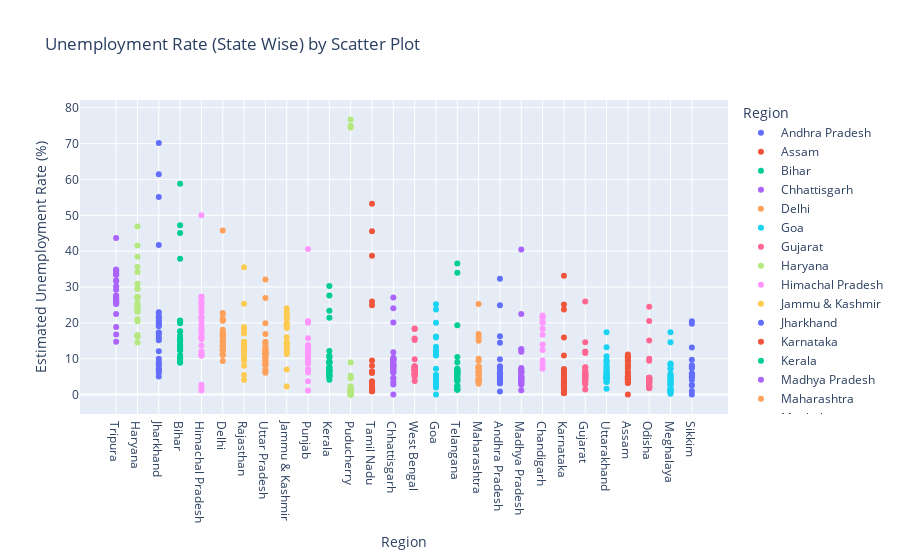

Source (notebook cell):
### Markdown cell above
# analyzing data by Scatter Plot

### Code cell
fig = px.scatter(df,x='Region',y=' Estimated Unemployment Rate (%)',color='Region',
           title='Unemployment Rate (State Wise) by Scatter Plot',template='plotly')
fig.update_layout(xaxis={'categoryorder':'total descending'})
fig.show()

### Figure 1 — Plotly figure (JSON) as saved in the notebook; plotly's stock layout.template omitted (floating-point values rounded to 4 significant figures)
{"data": [{"hovertemplate": "Region=%{x}<br> Estimated Unemployment Rate (%)=%{y}<extra></extra>", "legendgroup": "Andhra Pradesh", "marker": {"color": "#636efa", "symbol": "circle"}, "mode": "markers", "name": "Andhra Pradesh", "orientation": "v", "showlegend": true, "type": "scatter", "x": ["Andhra Pradesh", "Andhra Pradesh", "Andhra Pradesh", "Andhra Pradesh", "Andhra Pradesh", "Andhra Pradesh", "Andhra Pradesh", "Andhra Pradesh", "Andhra Pradesh", "Andhra Pradesh", "Andhra Pradesh", "Andhra Pradesh", "Andhra Pradesh", "Andhra Pradesh", "Andhra Pradesh", "Andhra Pradesh", "Andhra Pradesh", "Andhra Pradesh", "Andhra Pradesh", "Andhra Pradesh", "Andhra Pradesh", "Andhra Pradesh", "Andhra Pradesh", "Andhra Pradesh", "Andhra Pradesh", "Andhra Pradesh", "Andhra Pradesh", "Andhra Pradesh"], "xaxis": "x", "y": [3.65, 3.05, 3.75, 3.32, 5.17, 3.52, 4.12, 4.38, 4.84, 5.91, 4.06, 16.29, 14.46, 0.85, 6.09, 3.8, 5.64, 4.61, 6.01, 4.7, 7.54, 7.88, 7.11, 5.66, 9.88, 32.3, 24.91, 5.86], "yaxis": "y"}, {"hovertemplate": "Region=%{x}<br> Estimated Unemployment Rate (%)=%{y}<extra></extra>", "legendgroup": "Assam", "marker": {"color": "#EF553B", "symbol": "circle"}, "mode": "markers", "name": "Assam", "orientation": "v", "showlegend": true, "type": "scatter", "x": ["Assam", "Assam", "Assam", "Assam", "Assam", "Assam", "Assam", "Assam", "Assam", "Assam", "Assam", "Assam", "Assam", "Assam", "Assam", "Assam", "Assam", "Assam", "Assam", "Assam", "Assam", "Assam", "Assam", "Assam", "Assam", "Assam"], "xaxis": "x", "y": [4.29, 5.08, 4.26, 5.79, 4.46, 4.65, 4.66, 4.29, 3.26, 3.77, 9.38, 0, 7.87, 9.89, 3.21, 10.39, 9.26, 11.17, 6.31, 5.02, 7.24, 9.98, 10.34, 8.37, 10.77, 3.42], "yaxis": "y"}, {"hovertemplate": "Region=%{x}<br> Estimated Unemployment Rate (%)=%{y}<extra></extra>", "legendgroup": "Bihar", "marker": {"color": "#00cc96", "symbol": "circle"}, "mode": "markers", "name": "Bihar", "orientation": "v", "showlegend": true, "type": "scatter", "x": ["Bihar", "Bihar", "Bihar", "Bihar", "Bihar", "Bihar", "Bihar", "Bihar", "Bihar", "Bihar", "Bihar", "Bihar", "Bihar", "Bihar", "Bihar", "Bihar", "Bihar", "Bihar", "Bihar", "Bihar", "Bihar", "Bihar", "Bihar", "Bihar", "Bihar", "Bihar", "Bihar", "Bihar"], "xaxis": "x", "y": [9.27, 10.2, 13.44, 11, 8.87, 12.47, 12.4, 10.16, 9.13, 9.61, 15.39, 45.09, 47.26, 20.49, 19.9, 13.29, 16.41, 17.66, 20.46, 14.06, 17.62, 14.91, 20.69, 15.11, 15.73, 58.77, 37.87, 12.45], "yaxis": "y"}, {"hovertemplate": "Region=%{x}<br> Estimated Unemployment Rate (%)=%{y}<extra></extra>", "legendgroup": "Chhattisgarh", "marker": {"color": "#ab63fa", "symbol": "circle"}, "mode": "markers", "name": "Chhattisgarh", "orientation": "v", "showlegend": true, "type": "scatter", "x": ["Chhattisgarh", "Chhattisgarh", "Chhattisgarh", "Chhattisgarh", "Chhattisgarh", "Chhattisgarh", "Chhattisgarh", "Chhattisgarh", "Chhattisgarh", "Chhattisgarh", "Chhattisgarh", "Chhattisgarh", "Chhattisgarh", "Chhattisgarh", "Chhattisgarh", "Chhattisgarh", "Chhattisgarh", "Chhattisgarh", "Chhattisgarh", "Chhattisgarh", "Chhattisgarh", "Chhattisgarh", "Chhattisgarh", "Chhattisgarh", "Chhattisgarh", "Chhattisgarh", "Chhattisgarh", "Chhattisgarh"], "xaxis": "x", "y": [9.82, 6.76, 4.54, 4.64, 8.33, 6.96, 2.77, 6.11, 9.89, 7.89, 7.31, 0, 7.64, 10.14, 9.77, 11.77, 8.17, 6.29, 9.46, 10.27, 8.32, 3.57, 9.01, 9.79, 8.21, 20.13, 24.1, 27.07], "yaxis": "y"}, {"hovertemplate": "Region=%{x}<br> Estimated Unemployment Rate (%)=%{y}<extra></extra>", "legendgroup": "Delhi", "marker": {"color": "#FFA15A", "symbol": "circle"}, "mode": "markers", "name": "Delhi", "orientation": "v", "showlegend": true, "type": "scatter", "x": ["Delhi", "Delhi", "Delhi", "Delhi", "Delhi", "Delhi", "Delhi", "Delhi", "Delhi", "Delhi", "Delhi", "Delhi", "Delhi", "Delhi", "Delhi", "Delhi", "Delhi", "Delhi", "Delhi", "Delhi", "Delhi", "Delhi", "Delhi", "Delhi", "Delhi", "Delhi", "Delhi", "Delhi"], "xaxis": "x", "y": [12.56, 9.33, 11.07, 17.18, 12.5, 15.84, 11.11, 16.97, 13.48, 13.81, 15.18, 20.69, 22.76, 21.14, 12.31, 12.76, 14.68, 13.52, 20.59, 12.41, 16.11, 11.07, 22.45, 14.86, 17.09, 16.51, 45.78, 18.11], "yaxis": "y"}, {"hovertemplate": "Region=%{x}<br> Estimated Unemployment Rate (%)=%{y}<extra></extra>", "legendgroup": "Goa", "marker": {"color": "#19d3f3", "symbol": "circle"}, "mode": "markers", "name": "Goa", "orientation": "v", "showlegend": true, "type": "scatter", "x": ["Goa", "Goa", "Goa", "Goa", "Goa", "Goa", "Goa", "Goa", "Goa", "Goa", "Goa", "Goa", "Goa", "Goa", "Goa", "Goa", "Goa", "Goa", "Goa", "Goa", "Goa", "Goa", "Goa", "Goa"], "xaxis": "x", "y": [2.91, 5.45, 10.98, 1.98, 3.61, 7.21, 23.71, 3.54, 5.38, 0, 15.91, 20, 2.75, 13.33, 12.28, 4.9, 3.16, 12.31, 25.2, 16.22, 10.92, 4.31, 4.76, 11.76], "yaxis": "y"}, {"hovertemplate": "Region=%{x}<br> Estimated Unemployment Rate (%)=%{y}<extra></extra>", "legendgroup": "Gujarat", "marker": {"color": "#FF6692", "symbol": "circle"}, "mode": "markers", "name": "Gujarat", "orientation": "v", "showlegend": true, "type": "scatter", "x": ["Gujarat", "Gujarat", "Gujarat", "Gujarat", "Gujarat", "Gujarat", "Gujarat", "Gujarat", "Gujarat", "Gujarat", "Gujarat", "Gujarat", "Gujarat", "Gujarat", "Gujarat", "Gujarat", "Gujarat", "Gujarat", "Gujarat", "Gujarat", "Gujarat", "Gujarat", "Gujarat", "Gujarat", "Gujarat", "Gujarat", "Gujarat", "Gujarat"], "xaxis": "x", "y": [2.88, 4.77, 4.58, 3.7, 6.29, 4.91, 4.68, 3.46, 5.35, 6.64, 7.59, 12, 14.58, 1.41, 4.09, 6.31, 5.15, 4.2, 5.96, 5.45, 7.53, 5.71, 5.82, 6.04, 5.39, 25.94, 11.62, 4.54], "yaxis": "y"}, {"hovertemplate": "Region=%{x}<br> Estimated Unemployment Rate (%)=%{y}<extra></extra>", "legendgroup": "Haryana", "marker": {"color": "#B6E880", "symbol": "circle"}, "mode": "markers", "name": "Haryana", "orientation": "v", "showlegend": true, "type": "scatter", "x": ["Haryana", "Haryana", "Haryana", "Haryana", "Haryana", "Haryana", "Haryana", "Haryana", "Haryana", "Haryana", "Haryana", "Haryana", "Haryana", "Haryana", "Haryana", "Haryana", "Haryana", "Haryana", "Haryana", "Haryana", "Haryana", "Haryana", "Haryana", "Haryana", "Haryana", "Haryana", "Haryana", "Haryana"], "xaxis": "x", "y": [14.54, 23.08, 16.22, 30.94, 16.36, 24.17, 16.59, 29.56, 16.21, 27.19, 23.92, 41.61, 34.22, 35.57, 24.67, 20.42, 25.45, 24.19, 26.84, 21.04, 27.06, 23.65, 27.24, 23.29, 27.14, 46.89, 38.46, 29.41], "yaxis": "y"}, {"hovertemplate": "Region=%{x}<br> Estimated Unemployment Rate (%)=%{y}<extra></extra>", "legendgroup": "Himachal Pradesh", "marker": {"color": "#FF97FF", "symbol": "circle"}, "mode": "markers", "name": "Himachal Pradesh", "orientation": "v", "showlegend": true, "type": "scatter", "x": ["Himachal Pradesh", "Himachal Pradesh", "Himachal Pradesh", "Himachal Pradesh", "Himachal Pradesh", "Himachal Pradesh", "Himachal Pradesh", "Himachal Pradesh", "Himachal Pradesh", "Himachal Pradesh", "Himachal Pradesh", "Himachal Pradesh", "Himachal Pradesh", "Himachal Pradesh", "Himachal Pradesh", "Himachal Pradesh", "Himachal Pradesh", "Himachal Pradesh", "Himachal Pradesh", "Himachal Pradesh", "Himachal Pradesh", "Himachal Pradesh", "Himachal Pradesh", "Himachal Pradesh", "Himachal Pradesh", "Himachal Pradesh", "Himachal Pradesh", "Himachal Pradesh"], "xaxis": "x", "y": [13.68, 11.43, 20.59, 18.56, 15.98, 15.81, 22.86, 19.46, 16.67, 15.42, 17.71, 2.13, 25.64, 1.12, 10.88, 21.43, 21.51, 24.48, 12, 23.77, 27.27, 25.32, 18.15, 27.31, 26.44, 2.7, 50, 10.81], "yaxis": "y"}, {"hovertemplate": "Region=%{x}<br> Estimated Unemployment Rate (%)=%{y}<extra></extra>", "legendgroup": "Jammu & Kashmir", "marker": {"color": "#FECB52", "symbol": "circle"}, "mode": "markers", "name": "Jammu & Kashmir", "orientation": "v", "showlegend": true, "type": "scatter", "x": ["Jammu & Kashmir", "Jammu & Kashmir", "Jammu & Kashmir", "Jammu & Kashmir", "Jammu & Kashmir", "Jammu & Kashmir", "Jammu & Kashmir", "Jammu & Kashmir", "Jammu & Kashmir", "Jammu & Kashmir", "Jammu & Kashmir", "Jammu & Kashmir", "Jammu & Kashmir", "Jammu & Kashmir", "Jammu & Kashmir", "Jammu & Kashmir", "Jammu & Kashmir", "Jammu & Kashmir", "Jammu & Kashmir", "Jammu & Kashmir", "Jammu & Kashmir"], "xaxis": "x", "y": [12.78, 12.09, 13.67, 11.32, 19.27, 14.73, 22.19, 21.23, 16, 2.22, 18.97, 23.04, 19.88, 21.55, 24.06, 14.29, 7.02, 18.54, 19.86, 14.29, 12.96], "yaxis": "y"}, {"hovertemplate": "Region=%{x}<br> Estimated Unemployment Rate (%)=%{y}<extra></extra>", "legendgroup": "Jharkhand", "marker": {"color": "#636efa", "symbol": "circle"}, "mode": "markers", "name": "Jharkhand", "orientation": "v", "showlegend": true, "type": "scatter", "x": ["Jharkhand", "Jharkhand", "Jharkhand", "Jharkhand", "Jharkhand", "Jharkhand", "Jharkhand", "Jharkhand", "Jharkhand", "Jharkhand", "Jharkhand", "Jharkhand", "Jharkhand", "Jharkhand", "Jharkhand", "Jharkhand", "Jharkhand", "Jharkhand", "Jharkhand", "Jharkhand", "Jharkhand", "Jharkhand", "Jharkhand", "Jharkhand", "Jharkhand", "Jharkhand", "Jharkhand", "Jharkhand"], "xaxis": "x", "y": [7.11, 8.46, 9.98, 12.06, 7.12, 6.57, 8.07, 15.15, 6.16, 9.06, 5.01, 41.72, 55.1, 21.53, 17.23, 20.51, 15.67, 20.25, 21.16, 19.05, 17.34, 22.01, 22.96, 19.67, 16.4, 61.48, 70.17, 19.38], "yaxis": "y"}, {"hovertemplate": "Region=%{x}<br> Estimated Unemployment Rate (%)=%{y}<extra></extra>", "legendgroup": "Karnataka", "marker": {"color": "#EF553B", "symbol": "circle"}, "mode": "markers", "name": "Karnataka", "orientation": "v", "showlegend": true, "type": "scatter", "x": ["Karnataka", "Karnataka", "Karnataka", "Karnataka", "Karnataka", "Karnataka", "Karnataka", "Karnataka", "Karnataka", "Karnataka", "Karnataka", "Karnataka", "Karnataka", "Karnataka", "Karnataka", "Karnataka", "Karnataka", "Karnataka", "Karnataka", "Karnataka", "Karnataka", "Karnataka", "Karnataka", "Karnataka", "Karnataka", "Karnataka", "Karnataka", "Karnataka"], "xaxis": "x", "y": [5.46, 5.98, 0.52, 0.37, 3.2, 7.13, 1.19, 0.41, 2.57, 4.11, 2.39, 33.17, 23.72, 10.92, 6.56, 5, 2.29, 1.27, 3.57, 3.87, 3.44, 1.56, 3.31, 2.88, 4.92, 25.12, 15.88, 6.12], "yaxis": "y"}, {"hovertemplate": "Region=%{x}<br> Estimated Unemployment Rate (%)=%{y}<extra></extra>", "legendgroup": "Kerala", "marker": {"color": "#00cc96", "symbol": "circle"}, "mode": "markers", "name": "Kerala", "orientation": "v", "showlegend": true, "type": "scatter", "x": ["Kerala", "Kerala", "Kerala", "Kerala", "Kerala", "Kerala", "Kerala", "Kerala", "Kerala", "Kerala", "Kerala", "Kerala", "Kerala", "Kerala", "Kerala", "Kerala", "Kerala", "Kerala", "Kerala", "Kerala", "Kerala", "Kerala", "Kerala", "Kerala", "Kerala", "Kerala", "Kerala", "Kerala"], "xaxis": "x", "y": [6.63, 9, 4.95, 10.32, 5.35, 9.14, 5, 10.77, 4.11, 8.91, 8.85, 10.71, 23.38, 27.66, 6.11, 6.67, 7.58, 7.69, 5.52, 5.35, 6.71, 7.31, 6.65, 6.08, 9.14, 21.43, 30.28, 12.17], "yaxis": "y"}, {"hovertemplate": "Region=%{x}<br> Estimated Unemployment Rate (%)=%{y}<extra></extra>", "legendgroup": "Madhya Pradesh", "marker": {"color": "#ab63fa", "symbol": "circle"}, "mode": "markers", "name": "Madhya Pradesh", "orientation": "v", "showlegend": true, "type": "scatter", "x": ["Madhya Pradesh", "Madhya Pradesh", "Madhya Pradesh", "Madhya Pradesh", "Madhya Pradesh", "Madhya Pradesh", "Madhya Pradesh", "Madhya Pradesh", "Madhya Pradesh", "Madhya Pradesh", "Madhya Pradesh", "Madhya Pradesh", "Madhya Pradesh", "Madhya Pradesh", "Madhya Pradesh", "Madhya Pradesh", "Madhya Pradesh", "Madhya Pradesh", "Madhya Pradesh", "Madhya Pradesh", "Madhya Pradesh", "Madhya Pradesh", "Madhya Pradesh", "Madhya Pradesh", "Madhya Pradesh", "Madhya Pradesh", "Madhya Pradesh", "Madhya Pradesh"], "xaxis": "x", "y": [3.63, 4.25, 3.92, 4.94, 3.08, 2.98, 2.72, 2.94, 3.66, 4.42, 1.19, 12.5, 22.46, 6.46, 3.91, 6.38, 7.38, 6.82, 7, 4.4, 6.06, 6.2, 5.17, 4.96, 4.8, 11.94, 40.49, 12.72], "yaxis": "y"}, {"hovertemplate": "Region=%{x}<br> Estimated Unemployment Rate (%)=%{y}<extra></extra>", "legendgroup": "Maharashtra", "marker": {"color": "#FFA15A", "symbol": "circle"}, "mode": "markers", "name": "Maharashtra", "orientation": "v", "showlegend": true, "type": "scatter", "x": ["Maharashtra", "Maharashtra", "Maharashtra", "Maharashtra", "Maharashtra", "Maharashtra", "Maharashtra", "Maharashtra", "Maharashtra", "Maharashtra", "Maharashtra", "Maharashtra", "Maharashtra", "Maharashtra", "Maharashtra", "Maharashtra", "Maharashtra", "Maharashtra", "Maharashtra", "Maharashtra", "Maharashtra", "Maharashtra", "Maharashtra", "Maharashtra", "Maharashtra", "Maharashtra", "Maharashtra", "Maharashtra"], "xaxis": "x", "y": [3.67, 4.34, 3.66, 3.76, 4.4, 3.81, 3.68, 3.03, 3.8, 4.24, 5.38, 25.28, 16.89, 9.4, 6.08, 6.46, 6.35, 7.57, 7.6, 7.51, 7.6, 7.83, 6.67, 5.34, 6.34, 14.99, 15.92, 10.01], "yaxis": "y"}, {"hovertemplate": "Region=%{x}<br> Estimated Unemployment Rate (%)=%{y}<extra></extra>", "legendgroup": "Meghalaya", "marker": {"color": "#19d3f3", "symbol": "circle"}, "mode": "markers", "name": "Meghalaya", "orientation": "v", "showlegend": true, "type": "scatter", "x": ["Meghalaya", "Meghalaya", "Meghalaya", "Meghalaya", "Meghalaya", "Meghalaya", "Meghalaya", "Meghalaya", "Meghalaya", "Meghalaya", "Meghalaya", "Meghalaya", "Meghalaya", "Meghalaya", "Meghalaya", "Meghalaya", "Meghalaya", "Meghalaya", "Meghalaya", "Meghalaya", "Meghalaya", "Meghalaya", "Meghalaya", "Meghalaya", "Meghalaya", "Meghalaya", "Meghalaya"], "xaxis": "x", "y": [3.16, 4.23, 1.03, 0.52, 0.24, 3.7, 1.5, 1.8, 0.97, 2.76, 1.28, 8.38, 3.73, 1.35, 8.4, 8.66, 4.43, 5.8, 5.3, 7.2, 3.02, 5.21, 4.76, 7.37, 2.8, 17.39, 14.58], "yaxis": "y"}, {"hovertemplate": "Region=%{x}<br> Estimated Unemployment Rate (%)=%{y}<extra></extra>", "legendgroup": "Odisha", "marker": {"color": "#FF6692", "symbol": "circle"}, "mode": "markers", "name": "Odisha", "orientation": "v", "showlegend": true, "type": "scatter", "x": ["Odisha", "Odisha", "Odisha", "Odisha", "Odisha", "Odisha", "Odisha", "Odisha", "Odisha", "Odisha", "Odisha", "Odisha", "Odisha", "Odisha", "Odisha", "Odisha", "Odisha", "Odisha", "Odisha", "Odisha", "Odisha", "Odisha", "Odisha", "Odisha", "Odisha", "Odisha", "Odisha", "Odisha"], "xaxis": "x", "y": [4.17, 4.71, 3.31, 3.68, 4.31, 4.28, 4.72, 4.67, 1.81, 3.31, 15.09, 24.48, 9.45, 4.59, 2.95, 2.63, 1.78, 3.5, 3.78, 4.5, 2.23, 3.36, 2.28, 2.19, 3.96, 20.5, 10, 2.18], "yaxis": "y"}, {"hovertemplate": "Region=%{x}<br> Estimated Unemployment Rate (%)=%{y}<extra></extra>", "legendgroup": "Puducherry", "marker": {"color": "#B6E880", "symbol": "circle"}, "mode": "markers", "name": "Puducherry", "orientation": "v", "showlegend": true, "type": "scatter", "x": ["Puducherry", "Puducherry", "Puducherry", "Puducherry", "Puducherry", "Puducherry", "Puducherry", "Puducherry", "Puducherry", "Puducherry", "Puducherry", "Puducherry", "Puducherry", "Puducherry", "Puducherry", "Puducherry", "Puducherry", "Puducherry", "Puducherry", "Puducherry", "Puducherry", "Puducherry", "Puducherry", "Puducherry", "Puducherry", "Puducherry"], "xaxis": "x", "y": [0, 0, 0, 4.85, 0, 1.18, 0, 1.99, 0.58, 1.74, 2.31, 74.51, 1.25, 0, 0, 8.95, 1.22, 1.17, 1.37, 5.21, 0.57, 1.78, 0.62, 76.74, 75, 4.55], "yaxis": "y"}, {"hovertemplate": "Region=%{x}<br> Estimated Unemployment Rate (%)=%{y}<extra></extra>", "legendgroup": "Punjab", "marker": {"color": "#FF97FF", "symbol": "circle"}, "mode": "markers", "name": "Punjab", "orientation": "v", "showlegend": true, "type": "scatter", "x": ["Punjab", "Punjab", "Punjab", "Punjab", "Punjab", "Punjab", "Punjab", "Punjab", "Punjab", "Punjab", "Punjab", "Punjab", "Punjab", "Punjab", "Punjab", "Punjab", "Punjab", "Punjab", "Punjab", "Punjab", "Punjab", "Punjab", "Punjab", "Punjab", "Punjab", "Punjab", "Punjab", "Punjab"], "xaxis": "x", "y": [9.17, 12.21, 9.64, 6.69, 8.59, 12.56, 7.07, 6.13, 9.69, 10.41, 10.51, 3.69, 40.59, 20, 13.49, 13.17, 11.61, 11.99, 15.69, 13.75, 10.39, 11.97, 13.68, 11.99, 9.97, 1.13, 20.54, 10.55], "yaxis": "y"}, {"hovertemplate": "Region=%{x}<br> Estimated Unemployment Rate (%)=%{y}<extra></extra>", "legendgroup": "Rajasthan", "marker": {"color": "#FECB52", "symbol": "circle"}, "mode": "markers", "name": "Rajasthan", "orientation": "v", "showlegend": true, "type": "scatter", "x": ["Rajasthan", "Rajasthan", "Rajasthan", "Rajasthan", "Rajasthan", "Rajasthan", "Rajasthan", "Rajasthan", "Rajasthan", "Rajasthan", "Rajasthan", "Rajasthan", "Rajasthan", "Rajasthan", "Rajasthan", "Rajasthan", "Rajasthan", "Rajasthan", "Rajasthan", "Rajasthan", "Rajasthan", "Rajasthan", "Rajasthan", "Rajasthan", "Rajasthan", "Rajasthan", "Rajasthan", "Rajasthan"], "xaxis": "x", "y": [4.03, 13.7, 9.7, 12.5, 5.45, 14.66, 10.47, 13.96, 8, 14.48, 9.47, 12.25, 10.45, 13.86, 13.62, 14.36, 11.67, 14.71, 12.63, 13.02, 14.3, 18.04, 18.82, 17.02, 18.54, 35.53, 25.35, 13.04], "yaxis": "y"}, {"hovertemplate": "Region=%{x}<br> Estimated Unemployment Rate (%)=%{y}<extra></extra>", "legendgroup": "Sikkim", "marker": {"color": "#636efa", "symbol": "circle"}, "mode": "markers", "name": "Sikkim", "orientation": "v", "showlegend": true, "type": "scatter", "x": ["Sikkim", "Sikkim", "Sikkim", "Sikkim", "Sikkim", "Sikkim", "Sikkim", "Sikkim", "Sikkim", "Sikkim", "Sikkim", "Sikkim", "Sikkim", "Sikkim", "Sikkim", "Sikkim", "Sikkim"], "xaxis": "x", "y": [5.48, 13.11, 1, 0, 5.81, 8.2, 7.76, 2.56, 4.82, 4.81, 9.68, 4.04, 7.37, 20.45, 5.77, 19.75, 2.63], "yaxis": "y"}, {"hovertemplate": "Region=%{x}<br> Estimated Unemployment Rate (%)=%{y}<extra></extra>", "legendgroup": "Tamil Nadu", "marker": {"color": "#EF553B", "symbol": "circle"}, "mode": "markers", "name": "Tamil Nadu", "orientation": "v", "showlegend": true, "type": "scatter", "x": ["Tamil Nadu", "Tamil Nadu", "Tamil Nadu", "Tamil Nadu", "Tamil Nadu", "Tamil Nadu", "Tamil Nadu", "Tamil Nadu", "Tamil Nadu", "Tamil Nadu", "Tamil Nadu", "Tamil Nadu", "Tamil Nadu", "Tamil Nadu", "Tamil Nadu", "Tamil Nadu", "Tamil Nadu", "Tamil Nadu", "Tamil Nadu", "Tamil Nadu", "Tamil Nadu", "Tamil Nadu", "Tamil Nadu", "Tamil Nadu", "Tamil Nadu", "Tamil Nadu", "Tamil Nadu", "Tamil Nadu"], "xaxis": "x", "y": [0.97, 0.92, 6.01, 2.91, 1.71, 1.46, 2.46, 3.73, 1.18, 1.17, 6.36, 53.19, 38.73, 2.06, 0.89, 1.56, 3.18, 9.53, 1.86, 1.13, 2.65, 8.05, 2.05, 3.31, 6.46, 45.55, 25.95, 24.93], "yaxis": "y"}, {"hovertemplate": "Region=%{x}<br> Estimated Unemployment Rate (%)=%{y}<extra></extra>", "legendgroup": "Telangana", "marker": {"color": "#00cc96", "symbol": "circle"}, "mode": "markers", "name": "Telangana", "orientation": "v", "showlegend": true, "type": "scatter", "x": ["Telangana", "Telangana", "Telangana", "Telangana", "Telangana", "Telangana", "Telangana", "Telangana", "Telangana", "Telangana", "Telangana", "Telangana", "Telangana", "Telangana", "Telangana", "Telangana", "Telangana", "Telangana", "Telangana", "Telangana", "Telangana", "Telangana", "Telangana", "Telangana", "Telangana", "Telangana", "Telangana", "Telangana"], "xaxis": "x", "y": [2.23, 5.92, 2.45, 1.4, 5.49, 7.29, 6.47, 1.35, 5.02, 9.02, 5.63, 4.51, 34.01, 19.3, 1.52, 1.43, 3.73, 4.19, 6.19, 6.74, 5.23, 4.22, 6.49, 6.74, 6.1, 10.5, 36.57, 6.92], "yaxis": "y"}, {"hovertemplate": "Region=%{x}<br> Estimated Unemployment Rate (%)=%{y}<extra></extra>", "legendgroup": "Tripura", "marker": {"color": "#ab63fa", "symbol": "circle"}, "mode": "markers", "name": "Tripura", "orientation": "v", "showlegend": true, "type": "scatter", "x": ["Tripura", "Tripura", "Tripura", "Tripura", "Tripura", "Tripura", "Tripura", "Tripura", "Tripura", "Tripura", "Tripura", "Tripura", "Tripura", "Tripura", "Tripura", "Tripura", "Tripura", "Tripura", "Tripura", "Tripura", "Tripura", "Tripura", "Tripura", "Tripura", "Tripura", "Tripura", "Tripura", "Tripura"], "xaxis": "x", "y": [29.25, 26.64, 22.47, 25.49, 30.23, 27.54, 25.25, 26.53, 31.91, 26.22, 31.61, 43.64, 14.71, 18.84, 34.69, 25.59, 25.81, 33.45, 33.57, 26.67, 27.15, 33.48, 34.37, 33.88, 25.69, 34.88, 16.78, 27.47], "yaxis": "y"}, {"hovertemplate": "Region=%{x}<br> Estimated Unemployment Rate (%)=%{y}<extra></extra>", "legendgroup": "Uttar Pradesh", "marker": {"color": "#FFA15A", "symbol": "circle"}, "mode": "markers", "name": "Uttar Pradesh", "orientation": "v", "showlegend": true, "type": "scatter", "x": ["Uttar Pradesh", "Uttar Pradesh", "Uttar Pradesh", "Uttar Pradesh", "Uttar Pradesh", "Uttar Pradesh", "Uttar Pradesh", "Uttar Pradesh", "Uttar Pradesh", "Uttar Pradesh", "Uttar Pradesh", "Uttar Pradesh", "Uttar Pradesh", "Uttar Pradesh", "Uttar Pradesh", "Uttar Pradesh", "Uttar Pradesh", "Uttar Pradesh", "Uttar Pradesh", "Uttar Pradesh", "Uttar Pradesh", "Uttar Pradesh", "Uttar Pradesh", "Uttar Pradesh", "Uttar Pradesh", "Uttar Pradesh", "Uttar Pradesh", "Uttar Pradesh"], "xaxis": "x", "y": [10.26, 11.13, 9.19, 11.47, 6.45, 10.18, 6.94, 8.43, 6.06, 8.12, 9.37, 19.92, 16.89, 8.51, 14.4, 11.62, 11.8, 14.73, 13.58, 10.35, 11.31, 12.37, 12.34, 11.65, 12.32, 26.94, 32.06, 13.05], "yaxis": "y"}, {"hovertemplate": "Region=%{x}<br> Estimated Unemployment Rate (%)=%{y}<extra></extra>", "legendgroup": "Uttarakhand", "marker": {"color": "#19d3f3", "symbol": "circle"}, "mode": "markers", "name": "Uttarakhand", "orientation": "v", "showlegend": true, "type": "scatter", "x": ["Uttarakhand", "Uttarakhand", "Uttarakhand", "Uttarakhand", "Uttarakhand", "Uttarakhand", "Uttarakhand", "Uttarakhand", "Uttarakhand", "Uttarakhand", "Uttarakhand", "Uttarakhand", "Uttarakhand", "Uttarakhand", "Uttarakhand", "Uttarakhand", "Uttarakhand", "Uttarakhand", "Uttarakhand", "Uttarakhand", "Uttarakhand", "Uttarakhand", "Uttarakhand", "Uttarakhand", "Uttarakhand", "Uttarakhand", "Uttarakhand"], "xaxis": "x", "y": [1.63, 4.65, 5.74, 6.11, 3.47, 4.83, 5.56, 4.52, 4.17, 4.85, 3.66, 3.57, 10.71, 9.17, 4.69, 6.94, 7.43, 9.62, 4.72, 6.34, 7.39, 8.92, 5.28, 8.15, 13.18, 17.36, 5.08], "yaxis": "y"}, {"hovertemplate": "Region=%{x}<br> Estimated Unemployment Rate (%)=%{y}<extra></extra>", "legendgroup": "West Bengal", "marker": {"color": "#FF6692", "symbol": "circle"}, "mode": "markers", "name": "West Bengal", "orientation": "v", "showlegend": true, "type": "scatter", "x": ["West Bengal", "West Bengal", "West Bengal", "West Bengal", "West Bengal", "West Bengal", "West Bengal", "West Bengal", "West Bengal", "West Bengal", "West Bengal", "West Bengal", "West Bengal", "West Bengal", "West Bengal", "West Bengal", "West Bengal", "West Bengal", "West Bengal", "West Bengal", "West Bengal", "West Bengal", "West Bengal", "West Bengal", "West Bengal", "West Bengal", "West Bengal", "West Bengal"], "xaxis": "x", "y": [6.02, 5.85, 5.62, 5.58, 5.26, 6.78, 5.83, 5.79, 6.79, 3.78, 7.02, 18.32, 18.43, 4.94, 7.25, 7.38, 7.91, 7.27, 7.79, 7.83, 6.61, 7.24, 7.27, 7.55, 6.67, 15.63, 15.22, 9.86], "yaxis": "y"}, {"hovertemplate": "Region=%{x}<br> Estimated Unemployment Rate (%)=%{y}<extra></extra>", "legendgroup": "Chandigarh", "marker": {"color": "#FF97FF", "symbol": "circle"}, "mode": "markers", "name": "Chandigarh", "orientation": "v", "showlegend": true, "type": "scatter", "x": ["Chandigarh", "Chandigarh", "Chandigarh", "Chandigarh", "Chandigarh", "Chandigarh", "Chandigarh", "Chandigarh", "Chandigarh", "Chandigarh", "Chandigarh", "Chandigarh"], "xaxis": "x", "y": [18.35, 12.4, 21.8, 9.52, 20.14, 13.99, 22.05, 8.33, 20, 16.67, 21.43, 7.22], "yaxis": "y"}], "layout": {"legend": {"title": {"text": "Region"}, "tracegroupgap": 0}, "title": {"text": "Unemployment Rate (State Wise) by Scatter Plot"}, "xaxis": {"anchor": "y", "categoryarray": ["Andhra Pradesh", "Assam", "Bihar", "Chhattisgarh", "Delhi", "Goa", "Gujarat", "Haryana", "Himachal Pradesh", "Jammu & Kashmir", "Jharkhand", "Karnataka", "Kerala", "Madhya Pradesh", "Maharashtra", "Meghalaya", "Odisha", "Puducherry", "Punjab", "Rajasthan", "Sikkim", "Tamil Nadu", "Telangana", "Tripura", "Uttar Pradesh", "Uttarakhand", "West Bengal", null, "Chandigarh"], "categoryorder": "total descending", "domain": [0, 1], "title": {"text": "Region"}}, "yaxis": {"anchor": "x", "domain": [0, 1], "title": {"text": " Estimated Unemployment Rate (%)"}}}}
